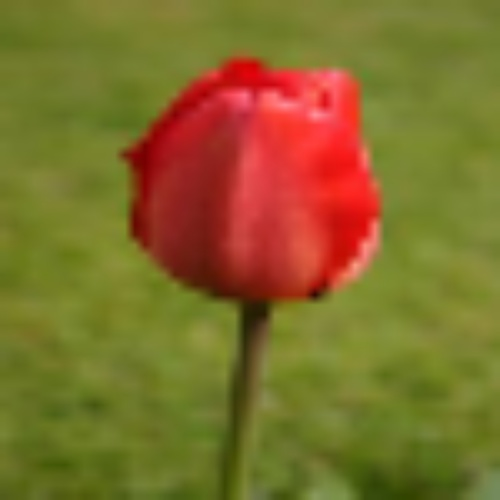
#> input picture 298.jpg_resized.jpg, 500 x 500 px
$ python imagesegmentation.py 298.jpg_resized.jpg
#> lines starting #> are read from the running program, lines starting #| are printed output that depends on the picture
### augmentingPath.py
from queue import Queue
import numpy as np

def bfs(rGraph, V, s, t, parent):
    q = Queue()
    visited = np.zeros(V, dtype=bool)
    q.put(s)
    visited[s] = True
    parent[s]  = -1

    while not q.empty():
        u = q.get()
        for v in range(V):
            if (not visited[v]) and rGraph[u][v] > 0:
                q.put(v)
                parent[v] = u
                visited[v] = True
    return visited[v]

def dfs(rGraph, V, s, visited):
    stack = [s]
    while stack:
        v = stack.pop()
        if not visited[v]:
            visited[v] = True
            stack.extend([u for u in range(V) if rGraph[v][u]])


def augmentingPath(graph, s, t):
    print ("Running augmenting path algorithm")
    rGraph = graph.copy()
    V = len(graph)
    parent = np.zeros(V, dtype='int32')

    while bfs(rGraph, V, s, t, parent):
        pathFlow = float("inf")
        v = t
        while v != s:
            u = parent[v]
            pathFlow = min(pathFlow, rGraph[u][v])
            v = parent[v]

        v = t
        while v != s:
            u = parent[v]
            rGraph[u][v] -= pathFlow
            rGraph[v][u] += pathFlow
            v = parent[v]

    visited = np.zeros(V, dtype=bool)
    dfs(rGraph, V, s, visited)

    cuts = []

    for i in range(V):
        for j in range(V):
            if visited[i] and not visited[j] and graph[i][j]:
                cuts.append((i, j))
    return cuts

### imagesegmentation.py
from __future__ import division
import cv2
import numpy as np
import os
import sys
import argparse
from math import exp, pow
from augmentingPath import augmentingPath
from pushRelabel import pushRelabel
from boykovKolmogorov import boykovKolmogorov
from tqdm import tqdm

# np.set_printoptions(threshold=np.inf)
graphCutAlgo = {"ap": augmentingPath,
                "pr": pushRelabel,
                "bk": boykovKolmogorov}
SIGMA = 30
# LAMBDA = 1
OBJCOLOR, BKGCOLOR = (0, 0, 255), (0, 255, 0)
OBJCODE, BKGCODE = 1, 2
OBJ, BKG = "OBJ", "BKG"

CUTCOLOR = (0, 0, 255)

SOURCE, SINK = -2, -1
SF = 10
LOADSEEDS = False
# drawing = False

def show_image(image):
    windowname = "Segmentation"
    cv2.namedWindow(windowname, cv2.WINDOW_NORMAL)
    cv2.startWindowThread()
    cv2.imshow(windowname, image)
    cv2.waitKey(0)
    cv2.destroyAllWindows()

def plantSeed(image):

    def drawLines(x, y, pixelType):
        if pixelType == OBJ:
            color, code = OBJCOLOR, OBJCODE
        else:
            color, code = BKGCOLOR, BKGCODE
        cv2.circle(image, (x, y), radius, color, thickness)
        cv2.circle(seeds, (x // SF, y // SF), radius // SF, code, thickness)

    def onMouse(event, x, y, flags, pixelType):
        global drawing
        if event == cv2.EVENT_LBUTTONDOWN:
            drawing = True
            drawLines(x, y, pixelType)
        elif event == cv2.EVENT_MOUSEMOVE and drawing:
            drawLines(x, y, pixelType)
        elif event == cv2.EVENT_LBUTTONUP:
            drawing = False

    def paintSeeds(pixelType):
        print ("Planting", pixelType, "seeds")
        global drawing
        drawing = False
        windowname = "Plant " + pixelType + " seeds"
        cv2.namedWindow(windowname, cv2.WINDOW_AUTOSIZE)
        cv2.setMouseCallback(windowname, onMouse, pixelType)
        while (1):
            cv2.imshow(windowname, image)
            if cv2.waitKey(1) & 0xFF == 27:
                break
        cv2.destroyAllWindows()


    seeds = np.zeros(image.shape, dtype="uint8")
    image = cv2.cvtColor(image, cv2.COLOR_GRAY2RGB)
    image = cv2.resize(image, (0, 0), fx=SF, fy=SF)

    radius = 10
    thickness = -1 # fill the whole circle
    global drawing
    drawing = False


    paintSeeds(OBJ)
    paintSeeds(BKG)
    return seeds, image


# Large when ip - iq < sigma, and small otherwise
def boundaryPenalty(ip, iq):
    bp = 100 * exp(- pow(int(ip) - int(iq), 2) / (2 * pow(SIGMA, 2)))
    return bp

def buildGraph(image):
    V = image.size + 2
    graph = np.zeros((V, V), dtype='int32')
    K = makeNLinks(graph, image)
    seeds, seededImage = plantSeed(image)
    makeTLinks(graph, seeds, K)
    return graph, seededImage

def makeNLinks(graph, image):
    K = -float("inf")
    r, c = image.shape
    for i in range(r):
        for j in range(c):
            x = i * c + j
            if i + 1 < r: # pixel below
                y = (i + 1) * c + j
                bp = boundaryPenalty(image[i][j], image[i + 1][j])
                graph[x][y] = graph[y][x] = bp
                K = max(K, bp)
            if j + 1 < c: # pixel to the right
                y = i * c + j + 1
                bp = boundaryPenalty(image[i][j], image[i][j + 1])
                graph[x][y] = graph[y][x] = bp
                K = max(K, bp)
    return K


def makeTLinks(graph, seeds, K):
    r, c = seeds.shape

    for i in range(r):
        for j in range(c):
            x = i * c + j
            if seeds[i][j] == OBJCODE:
                # graph[x][source] = K
                graph[SOURCE][x] = K
            elif seeds[i][j] == BKGCODE:
                graph[x][SINK] = K
                # [4 lines of commented-out code are left out]


def displayCut(image, cuts):
    def colorPixel(i, j):
        image[i][j] = CUTCOLOR

    r, c = image.shape
    image = cv2.cvtColor(image, cv2.COLOR_GRAY2RGB)
    for c in cuts:
        if c[0] != SOURCE and c[0] != SINK and c[1] != SOURCE and c[1] != SINK:
            colorPixel(c[0] // r, c[0] % r)
            colorPixel(c[1] // r, c[1] % r)
    return image


def imageSegmentation(imagefile, size=(100, 100), algo="ff"):
#> called with imagefile = '298.jpg_resized.jpg', size = (30, 30), algo = 'ap'
    pathname = os.path.splitext(imagefile)[0]
    image = cv2.imread(imagefile, cv2.IMREAD_GRAYSCALE)
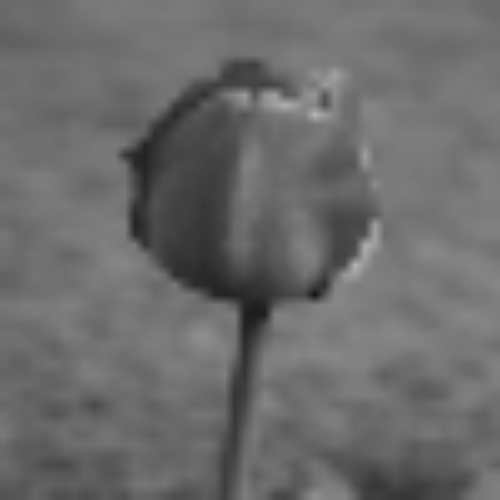
#> image: shape (500, 500); min 20, max 180, mean 106.9
    image = cv2.resize(image, size)
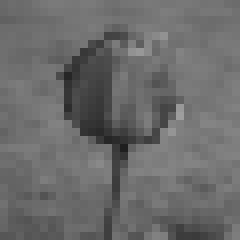
#> image: shape (30, 30) (shown 8 times larger); min 31, max 158, mean 106.9
    print ('Building Graph')
    graph, seededImage = buildGraph(image)
#> the loop in makeNLinks, `for i in range(r):` made 30 passes
#> after the loop in makeNLinks, `for i in range(r):`:
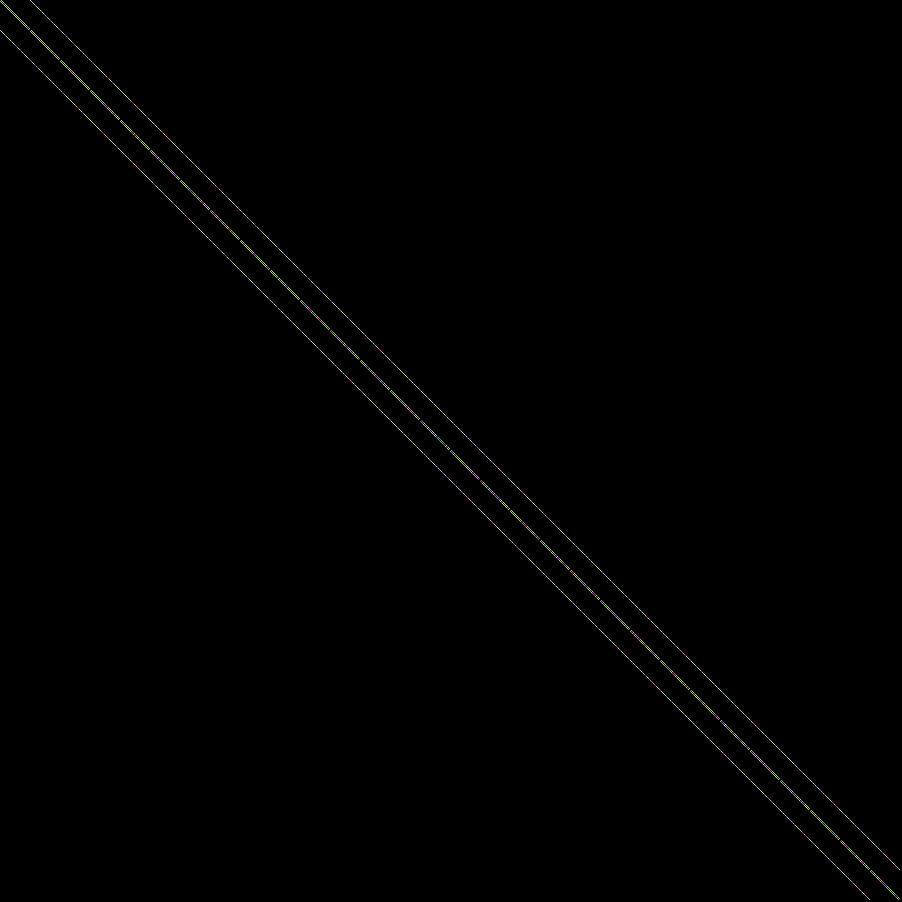
#> graph: shape (902, 902) int32; 65 distinct labels, from 0 to 100; one colour per label, 0 black
#> (key Esc is pressed here)
#> (key Enter is pressed here)
#> in buildGraph, `seeds, seededImage = plantSeed(image)`: seeds: shape (30, 30); every value is 0
    cv2.imwrite(pathname + "seeded.jpg", seededImage)

    global SOURCE, SINK
    SOURCE += len(graph)
    SINK   += len(graph)
    print ('Performing graph cut')
    cuts = graphCutAlgo[algo](graph, SOURCE, SINK)
#> the loop in dfs, `while stack:` made 1 pass
    print ("cuts:")
    print (cuts)
    image = displayCut(image, cuts)
    image = cv2.resize(image, (0, 0), fx=SF, fy=SF)
    show_image(image)
    savename = pathname + "cut.jpg"
    cv2.imwrite(savename, image)
    print ("Saved image as", savename)


def parseArgs():
    def algorithm(string):
        if string in graphCutAlgo:
            return string
        raise argparse.ArgumentTypeError(
            "Algorithm should be one of the following:", graphCutAlgo.keys())

    parser = argparse.ArgumentParser()
    parser.add_argument("imagefile")
    parser.add_argument("--size", "-s",
                        default=30, type=int,
                        help="Defaults to 30x30")
    parser.add_argument("--algo", "-a", default="ap", type=algorithm)
    return parser.parse_args()

if __name__ == "__main__":

    args = parseArgs()
    imageSegmentation(args.imagefile, (args.size, args.size), args.algo)

$ run again, on 298seeded.jpg
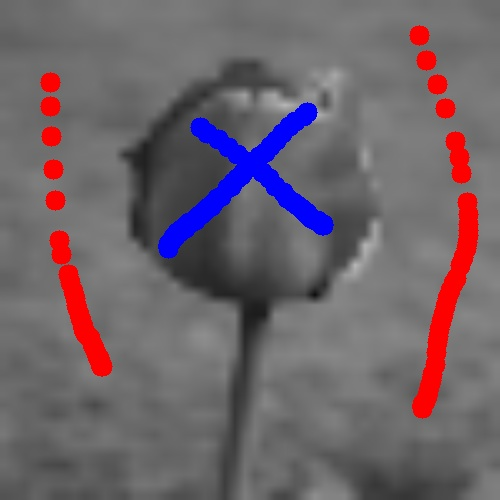
#> input picture 298seeded.jpg, 500 x 500 px
#> in imageSegmentation, `image = cv2.resize(image, size)`:
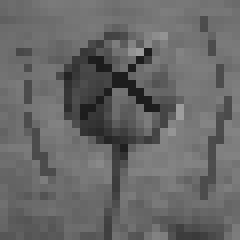
#> image: shape (30, 30) (shown 8 times larger); min 28, max 158, mean 103.4
#> the loop in makeNLinks, `for i in range(r):` made 30 passes
#> in plantSeed, `image = cv2.resize(image, (0, 0), fx=SF, fy=SF)`:
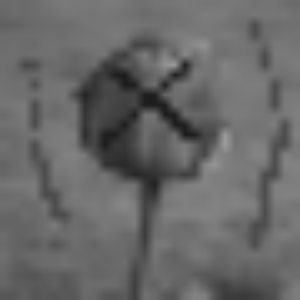
#> image: shape (300, 300, 3); min 28, max 156, mean 103.3
#> seeds: shape (30, 30); every value is 0
#> the loop in dfs, `while stack:` made 1 pass
